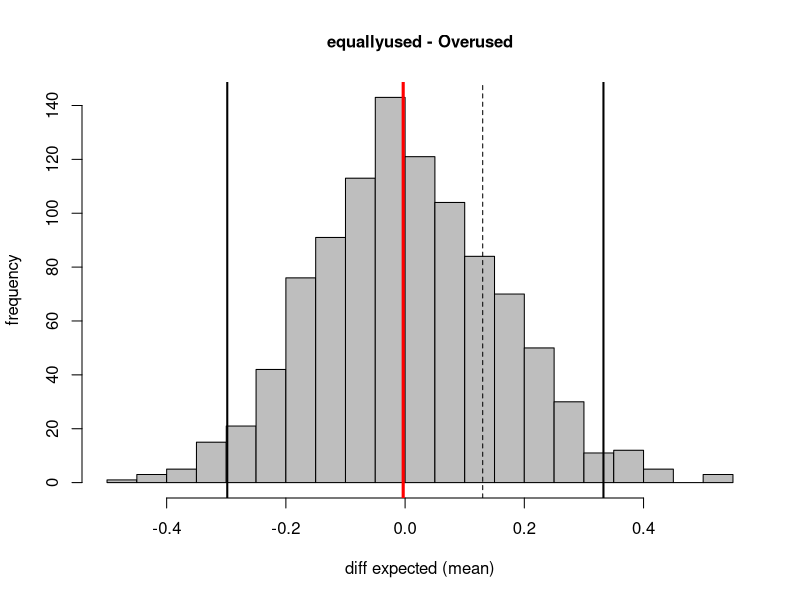
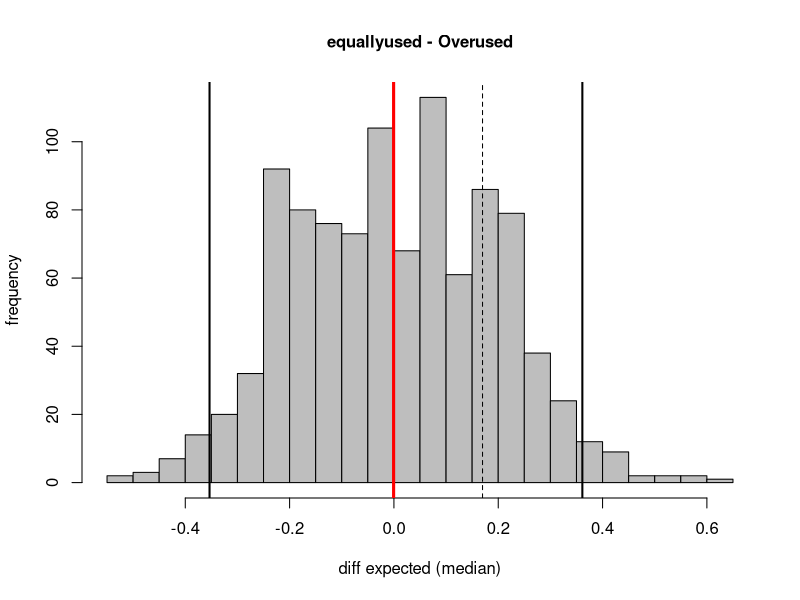

Write the R code that produced these figures, in order.
######## Permutation test ##########

# Define parameters

## load file 
file=read.csv("comparison of score PHE.csv",h=T,sep=";",dec=".") 
attach(file)
## title of your analysis
analysis_title="test"
## define the factor tested
factor_tested=Variation.PEG
## define the parameter tested 
pheno=PHE.Genes
## define the levels of the two group 
gp_1="Overused"
gp_2="equallyused"
## define the number of replications
replications=1000
# test (don't change nothing!)

pdf(paste(analysis_title,"_permutation.pdf"))
mlm=cbind(factor_tested,pheno)
mlm=as.data.frame(mlm)
summary=NULL
summary2=NULL
pheno=subset(mlm$pheno,mlm$pheno!="NA")
var2=1:length(pheno)
TABLE=NULL
TABLE2=NULL
s=subset(mlm,as.factor(mlm$factor_tested)==gp_1)
s=subset(s,s$pheno!="NA")
s_mean=mean(as.numeric(s[,2]))
s_median=median(as.numeric(s[,2]))
delta=subset(mlm,as.factor(mlm$factor_tested)==gp_2)
delta=subset(delta,delta$pheno!="NA")
size=length(delta[,1])
delta_mean=mean(as.numeric(delta[,2]))
delta_median=median(as.numeric(delta[,2]))
delta_mean=delta_mean-s_mean
delta_median=delta_median-s_median
for(j in 1:replications)
  {
    sample=sample(1:length(pheno),size,replace = F)  
    sample2=setdiff(var2,sample)  
    sample2=pheno[sample2]
    sample=pheno[sample]
    sample_mean=mean(as.numeric(sample))
    sample2_mean=mean(as.numeric(sample2))
    sample_mean=sample_mean-sample2_mean
    TABLE=c(TABLE,sample_mean)
    sample_med=median(as.numeric(sample))
    sample2_med=median(as.numeric(sample2))
    sample_med=sample_med-sample2_med
    TABLE2=c(TABLE2,sample_med)
    }
med=median(TABLE)
t=sort(TABLE)
t1=t[0.025*replications]
t2=t[0.975*replications]
x=subset(t,t<=delta_mean)
signi1=length(x)/replications
x=subset(t,t>=delta_mean)
signi2=length(x)/replications
signi=min(c(signi1,signi2))
if (signi==0)
  {
    signi=1/replications
    signi=paste("<",signi)}
x=cbind(gp_1,gp_2,mean(as.numeric(s[,2])),mean(as.numeric(delta[,2])),delta_mean,t1,med,t2,signi)
summary=rbind(summary,x)
hist(TABLE,xlab="diff expected (mean)",ylab="frequency", main=paste(gp_2,"-",gp_1),col="grey",nclass=20,cex.main=1, cex.lab=1)
abline(v=med, col="red", lwd=3)
abline(v=t1, col="black", lwd=2)
abline(v=t2, col="black", lwd=2)
abline(v=delta_mean, col="black", lwd=1, lty=2)

med=median(TABLE2)
t=sort(TABLE2)
t1=t[0.025*replications]
t2=t[0.975*replications]
x=subset(t,t<=delta_median)
signi1=length(x)/replications
x=subset(t,t>=delta_mean)
signi2=length(x)/replications
signi=min(c(signi1,signi2))
if (signi==0)
{
  signi=1/replications
  signi=paste("<",signi)}
x=cbind(gp_1,gp_2,median(as.numeric(s[,2])),median(as.numeric(delta[,2])),delta_median,t1,med,t2,signi)
summary2=rbind(summary2,x)
hist(TABLE2,xlab="diff expected (median)",ylab="frequency", main=paste(gp_2,"-",gp_1),col="grey",nclass=20,cex.main=1, cex.lab=1)
abline(v=med, col="red", lwd=3)
abline(v=t1, col="black", lwd=2)
abline(v=t2, col="black", lwd=2)
abline(v=delta_median, col="black", lwd=1, lty=2)

summary=as.data.frame(summary)
colnames(summary)=c("first_group","second_group","Mean_first_group","Mean_second_group","Mean_delta_group","2.5_Mean_permutations","Median_Mean_permutations","97.5_Mean_permutations","Pvalue")
write.table(summary, paste(analysis_title,"_mean_permutation_test.csv"), sep=";", quote= FALSE)
summary2=as.data.frame(summary2)
colnames(summary2)=c("first_group","second_group","Median_first_group","Median_second_group","Median_delta_group","2.5_Median_permutations","Median_Median_permutations","97.5_Median_permutations","Pvalue")
write.table(summary2, paste(analysis_title,"_median_permutation_test.csv"), sep=";", quote= FALSE)

dev.off()
